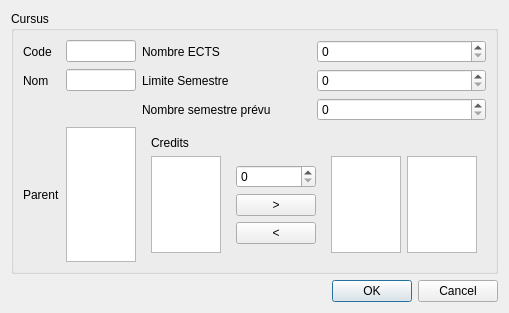
<?xml version="1.0" encoding="UTF-8"?>
<ui version="4.0">
 <class>ajoutcursuswindow</class>
 <widget class="QDialog" name="ajoutcursuswindow">
  <property name="geometry">
   <rect>
    <x>0</x>
    <y>0</y>
    <width>400</width>
    <height>300</height>
   </rect>
  </property>
  <property name="windowTitle">
   <string>Ajouter un cursus</string>
  </property>
  <layout class="QGridLayout" name="gridLayout">
   <item row="0" column="0">
    <widget class="QGroupBox" name="groupBox">
     <property name="title">
      <string>Cursus</string>
     </property>
     <layout class="QGridLayout" name="gridLayout_3">
      <item row="0" column="0">
       <layout class="QGridLayout" name="gridLayout_2">
        <item row="1" column="0">
         <widget class="QLabel" name="label_2">
          <property name="text">
           <string>Nom</string>
          </property>
         </widget>
        </item>
        <item row="1" column="1">
         <widget class="QLineEdit" name="nomcursus"/>
        </item>
        <item row="0" column="0">
         <widget class="QLabel" name="label">
          <property name="text">
           <string>Code</string>
          </property>
         </widget>
        </item>
        <item row="0" column="1">
         <widget class="QLineEdit" name="codecursus"/>
        </item>
        <item row="3" column="0">
         <widget class="QLabel" name="label_3">
          <property name="text">
           <string>Parent</string>
          </property>
         </widget>
        </item>
        <item row="3" column="1">
         <widget class="QListWidget" name="listcursus"/>
        </item>
        <item row="1" column="3">
         <widget class="QSpinBox" name="maxsemestre"/>
        </item>
        <item row="0" column="2">
         <widget class="QLabel" name="label_4">
          <property name="text">
           <string>Nombre ECTS</string>
          </property>
         </widget>
        </item>
        <item row="1" column="2">
         <widget class="QLabel" name="label_5">
          <property name="text">
           <string>Limite Semestre</string>
          </property>
         </widget>
        </item>
        <item row="0" column="3">
         <widget class="QSpinBox" name="ects"/>
        </item>
        <item row="2" column="2">
         <widget class="QLabel" name="label_6">
          <property name="text">
           <string>Nombre semestre prévu</string>
          </property>
         </widget>
        </item>
        <item row="2" column="3">
         <widget class="QSpinBox" name="previsionsemestre"/>
        </item>
        <item row="3" column="2" colspan="2">
         <widget class="QWidget" name="widget_2" native="true">
          <layout class="QGridLayout" name="gridLayout_5">
           <item row="1" column="0">
            <layout class="QHBoxLayout" name="horizontalLayout_6">
             <item>
              <widget class="QListWidget" name="listcategorie"/>
             </item>
             <item>
              <widget class="QWidget" name="widget_3" native="true">
               <layout class="QVBoxLayout" name="verticalLayout_8">
                <item>
                 <layout class="QVBoxLayout" name="verticalLayout_9">
                  <item>
                   <widget class="QSpinBox" name="spinBox"/>
                  </item>
                  <item>
                   <widget class="QPushButton" name="ajoutcredit">
                    <property name="text">
                     <string>&gt;</string>
                    </property>
                   </widget>
                  </item>
                  <item>
                   <widget class="QPushButton" name="retirecredit">
                    <property name="text">
                     <string>&lt;</string>
                    </property>
                   </widget>
                  </item>
                 </layout>
                </item>
               </layout>
              </widget>
             </item>
             <item>
              <widget class="QListWidget" name="listcreditajoute"/>
             </item>
             <item>
              <widget class="QListWidget" name="listcreditcol"/>
             </item>
            </layout>
           </item>
           <item row="0" column="0">
            <widget class="QLabel" name="label_7">
             <property name="text">
              <string>Credits</string>
             </property>
            </widget>
           </item>
          </layout>
         </widget>
        </item>
       </layout>
      </item>
     </layout>
    </widget>
   </item>
   <item row="1" column="0">
    <widget class="QDialogButtonBox" name="buttonBox">
     <property name="orientation">
      <enum>Qt::Horizontal</enum>
     </property>
     <property name="standardButtons">
      <set>QDialogButtonBox::Cancel|QDialogButtonBox::Ok</set>
     </property>
    </widget>
   </item>
  </layout>
 </widget>
 <resources/>
 <connections>
  <connection>
   <sender>buttonBox</sender>
   <signal>accepted()</signal>
   <receiver>ajoutcursuswindow</receiver>
   <slot>accept()</slot>
   <hints>
    <hint type="sourcelabel">
     <x>248</x>
     <y>254</y>
    </hint>
    <hint type="destinationlabel">
     <x>157</x>
     <y>274</y>
    </hint>
   </hints>
  </connection>
  <connection>
   <sender>buttonBox</sender>
   <signal>rejected()</signal>
   <receiver>ajoutcursuswindow</receiver>
   <slot>reject()</slot>
   <hints>
    <hint type="sourcelabel">
     <x>316</x>
     <y>260</y>
    </hint>
    <hint type="destinationlabel">
     <x>286</x>
     <y>274</y>
    </hint>
   </hints>
  </connection>
 </connections>
</ui>
